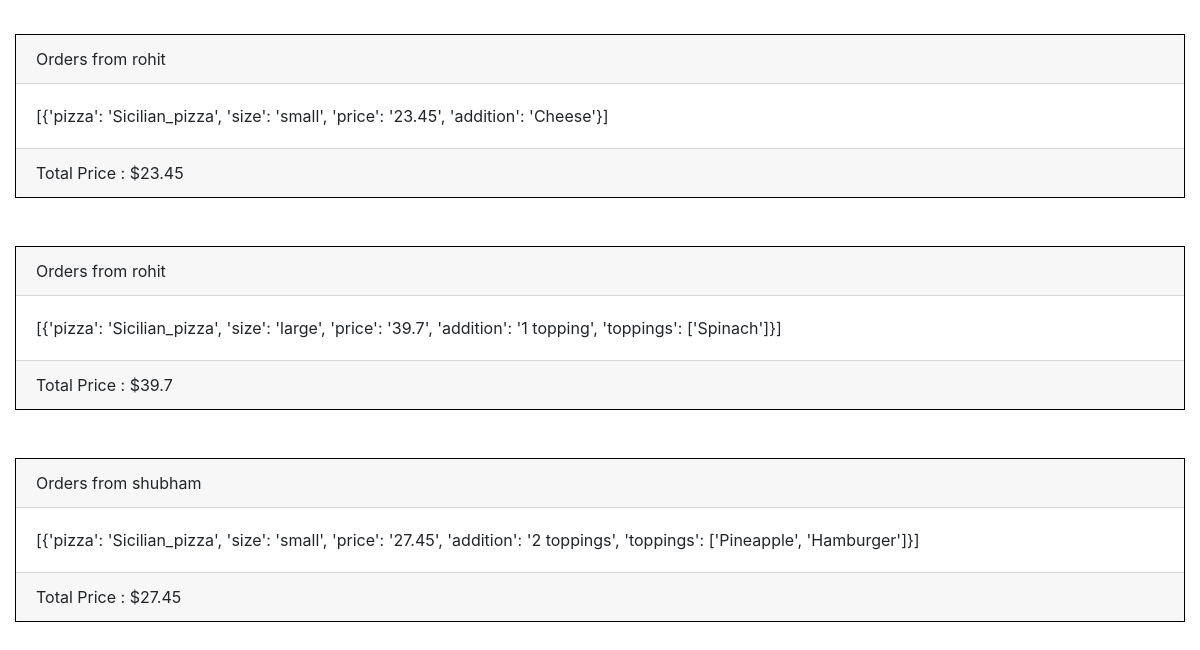
Before: /placeorder (signed in, lower part) with the older database file.
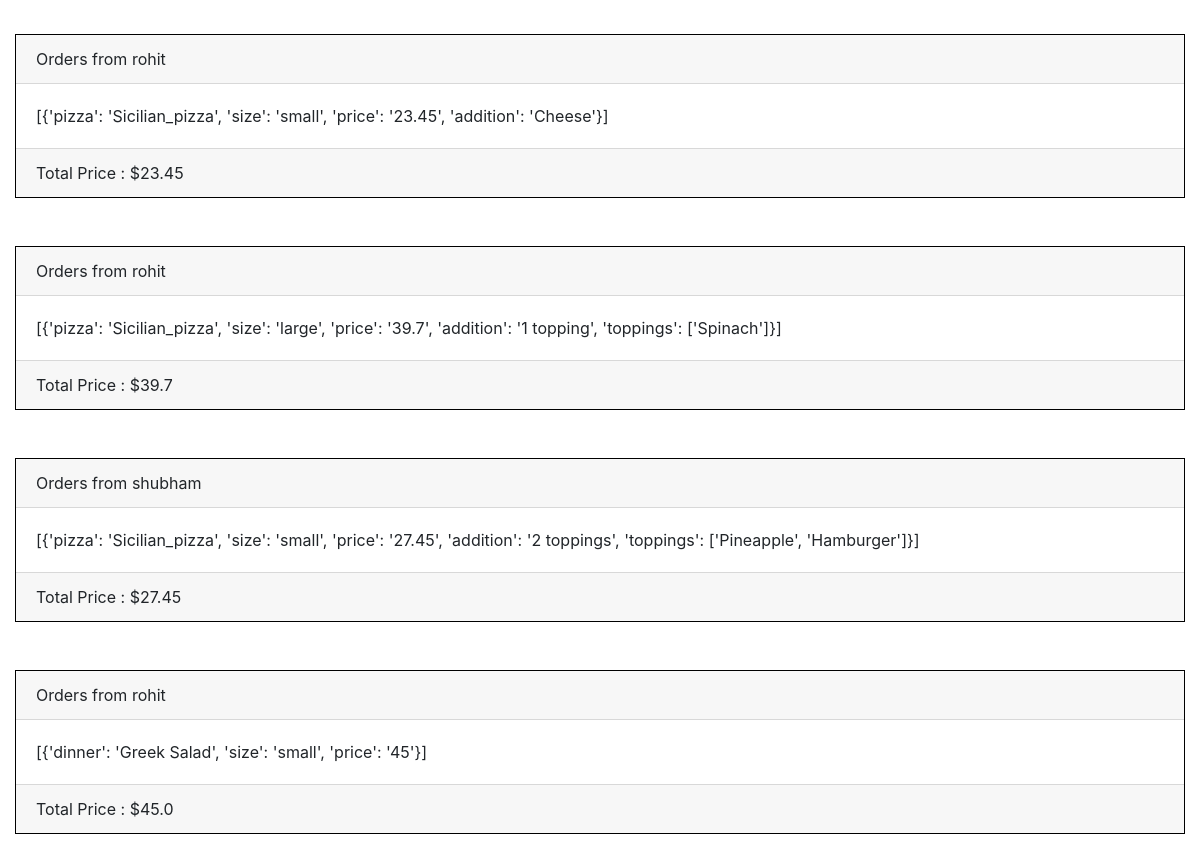
After: the same page with the newer database file.
### orders/models.py (models this page shows)
class PlaceOrder(models.Model):
    item = models.TextField()
    price = models.FloatField(max_length=5)
    user = models.CharField(max_length=50)

### orders/views.py (the view)
# urls.py: path("placeorder", views.placeorder, name="placeorder"),
def placeorder(request):
    if not (request.user.is_superuser):
        raise Http404()
    orders = list(PlaceOrder.objects.all())
    return render(request, "orders/placeorder.html", {"orders": orders})

### orders/templates/orders/placeorder.html (shortened to what this page needs)
{% extends 'orders/base.html' %}
{% block head %}
{% load static %}
<link rel="stylesheet" href="https://maxcdn.bootstrapcdn.com/bootstrap/4.1.3/css/bootstrap.min.css">
{% endblock %}
{% block body %}
{% for i in orders %}
<div class="body" style="border:1px solid black;">
<div class="card-header">
Orders from {{ i.user }}
</div>
<div class="card-body">
{{ i.item }}
</div>
<div class="card-footer">
Total Price : ${{ i.price }}
</div>
</div>
<br><br>
{% endfor %}
{% endblock %}

### orders/templates/orders/base.html (shortened to what this page needs)
<!DOCTYPE html>
<html lang="en">
<head>
{% block head %}{% endblock %}
</head>
<body style="margin:10px; padding:5px">
{% block body %}
{% endblock %}
</body>
</html>

Changed rows visible on the page:
added PlaceOrder: user "rohit", item "[{'dinner': 'Greek Salad', 'size': 'small', 'price': '45'}]", price "45.0"
